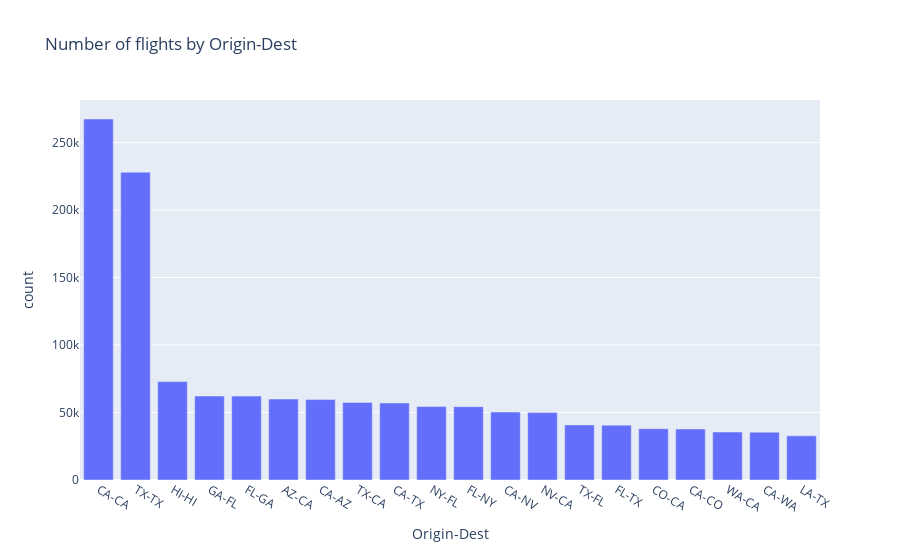

Write notebook code for a chart like this one.
### Code cell
# aggregate by Origin and Dest and month, and count the number of flights
def flights_by_month(df):

    df_aggregated = df.groupBy("ORIGIN_STATE", "DEST_STATE").count()
    # create a new column as Orgigin and Dest concatenated using a dash
    df_aggregated = df_aggregated.withColumn("Origin-Dest", concat(col("ORIGIN_STATE"), lit("-"), col("DEST_STATE")))
    # drop the columns Origin and Dest
    df_aggregated = df_aggregated.drop("Origin", "Dest")
    # order by Origin-Dest
    df_aggregated = df_aggregated.orderBy("count",ascending=False)
    
    return df_aggregated

# visualized flights as bar chart, onlyt show the top 20
def flights_by_month_bar(df):
    df_pd = flights_by_month(df).toPandas()
    fig = px.bar(df_pd.head(20), x="Origin-Dest", y="count", title="Number of flights by Origin-Dest")
    return fig
    
flights_by_month_bar(df).show()

### Figure 1 — Plotly figure (JSON) as saved in the notebook; plotly's stock layout.template omitted (floating-point values rounded to 4 significant figures)
{"data": [{"alignmentgroup": "True", "hovertemplate": "Origin-Dest=%{x}<br>count=%{y}<extra></extra>", "legendgroup": "", "marker": {"color": "#636efa", "pattern": {"shape": ""}}, "name": "", "offsetgroup": "", "orientation": "v", "showlegend": false, "textposition": "auto", "type": "bar", "x": ["CA-CA", "TX-TX", "HI-HI", "GA-FL", "FL-GA", "AZ-CA", "CA-AZ", "TX-CA", "CA-TX", "NY-FL", "FL-NY", "CA-NV", "NV-CA", "TX-FL", "FL-TX", "CO-CA", "CA-CO", "WA-CA", "CA-WA", "LA-TX"], "xaxis": "x", "y": [267479, 228116, 72891, 62207, 62148, 59988, 59596, 57496, 57070, 54407, 54348, 50341, 49939, 40785, 40657, 38005, 37809, 35529, 35430, 32725], "yaxis": "y"}], "layout": {"barmode": "relative", "legend": {"tracegroupgap": 0}, "title": {"text": "Number of flights by Origin-Dest"}, "xaxis": {"anchor": "y", "domain": [0, 1], "title": {"text": "Origin-Dest"}}, "yaxis": {"anchor": "x", "domain": [0, 1], "title": {"text": "count"}}}}
